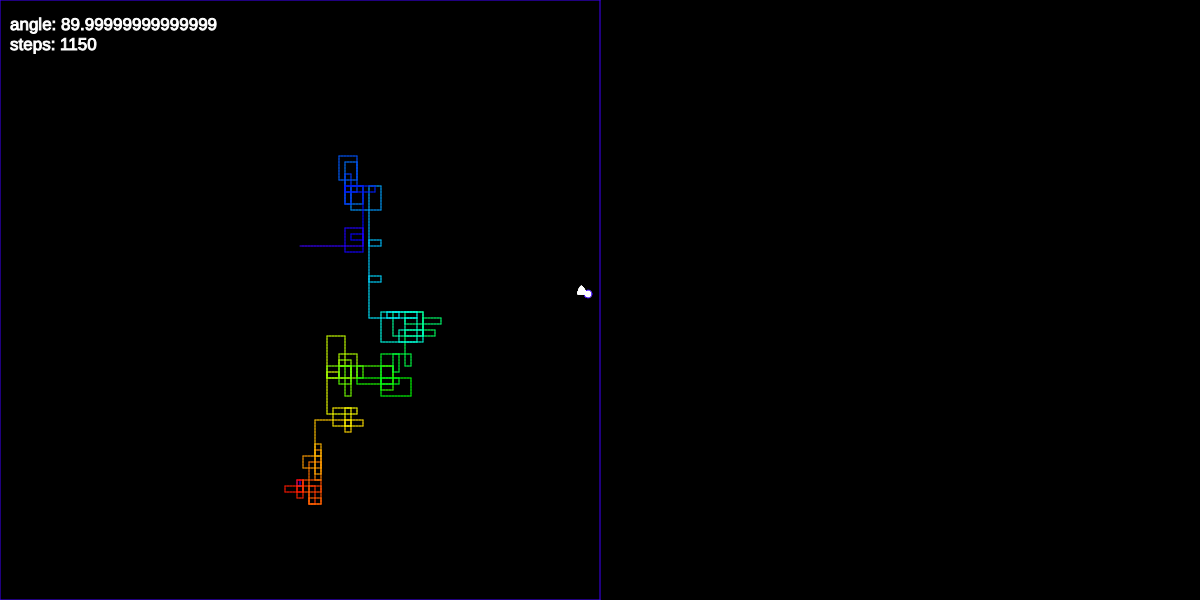
Frame 1 (no input)
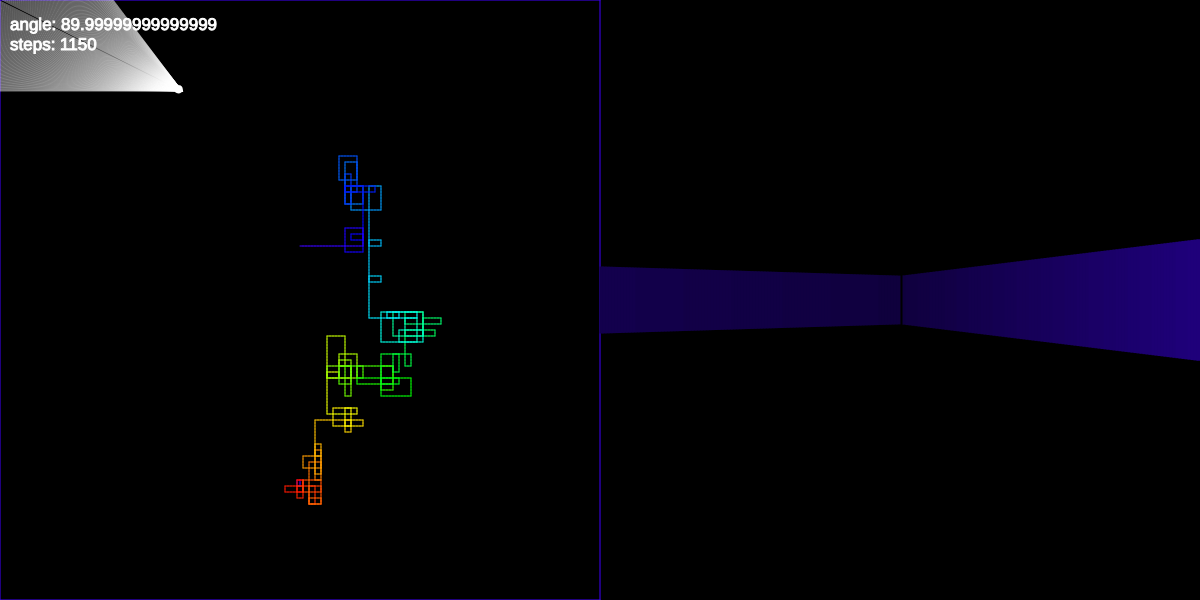
Frame 60 (no input)
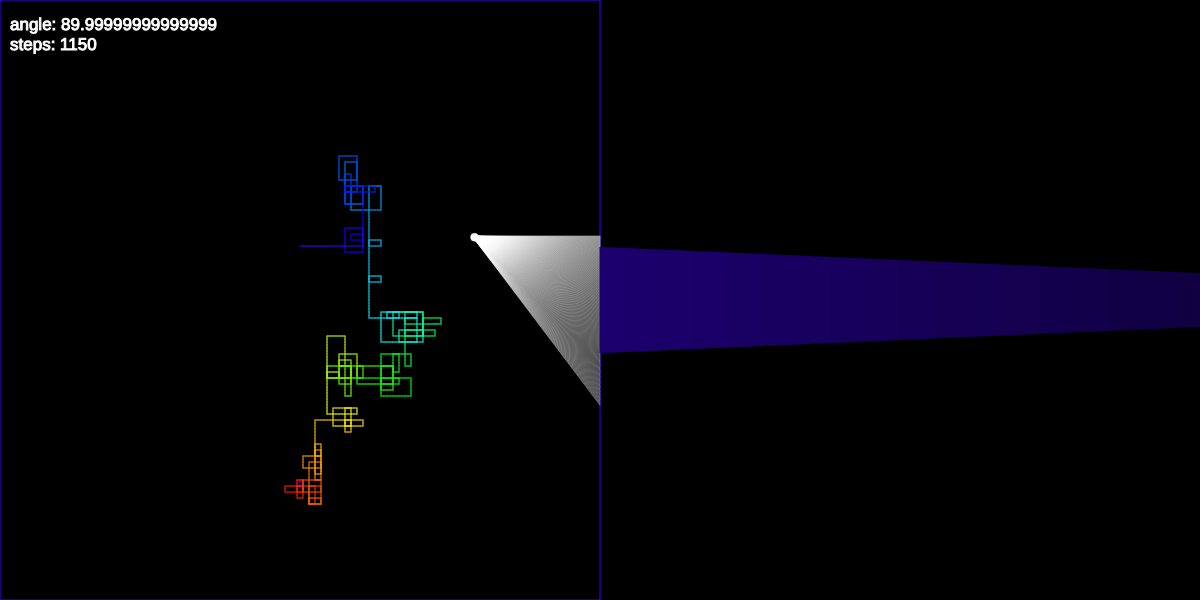
Frame 120 (the mouse pressed at the canvas centre since frame 60)

The p5.js sketch that drew these frames (run headless with seeded random() and noise() and a simulated clock; from frame 60 on, the mouse is pressed at the canvas centre):

// p5.js sketch
// ── sketch.js
let walls = [];
let ray;
let particle;

const sceneW = 600;
const sceneH = 600;

let WALK_NUM = 1150;
let angle = .5 * 3.14159265;

function setup() {
	createCanvas(1200, 600);
    // walls.push(new Boundary(0,0, sceneW, 0, false));
    // walls.push(new Boundary(0,0, 0, sceneH, false));
    // walls.push(new Boundary(0,sceneH, sceneW, sceneH, false));
    // walls.push(new Boundary(sceneW,0, sceneW, sceneH, false));

    // let old = createVector(sceneW/2, 4*sceneH/5);
    // let step = createVector(0, 3);

    // for(n=0; n<WALK_NUM; n++)
    // {
    //     if(PRIMES.includes(n)) {
    //         step.rotate(angle);
    //     }
    //     walls.push(new Boundary(old.x, old.y, old.x+step.x, old.y+step.y, true));
    //     old.x = old.x+step.x;
    //     old.y = old.y+step.y;
    // }
    // for (i = 0; i < 5; i++) {
    //     let x1 = random(sceneW);
    //     let x2 = random(sceneW);
    //     let y1 = random(sceneH);
    //     let y2 = random(sceneH);
    //     walls.push(new Boundary(x1, y1, x2, y2, true));
    //     // walls.push(new Boundary(random(sceneW), random(sceneH), random(sceneW), random(sceneH)));
    //     // walls.push(new Boundary(random(sceneW), random(sceneH), random(sceneW), random(sceneH)));
    //     // walls.push(new Boundary(random(sceneW), random(sceneH), random(sceneW), random(sceneH)));
    //     // walls.push(new Boundary(random(sceneW), random(sceneH), random(sceneW), random(sceneH)));
    //     // walls.push(new Boundary(random(sceneW), random(sceneH), random(sceneW), random(sceneH)));
    //     // walls.push(new Boundary(random(sceneW), random(sceneH), random(sceneW), random(sceneH)));
    // }
    particle = new Particle();
}

function draw() {

    walls = []
    walls.push(new Boundary(0,0, sceneW, 0, false));
    walls.push(new Boundary(0,0, 0, sceneH, false));
    walls.push(new Boundary(0,sceneH, sceneW, sceneH, false));
    walls.push(new Boundary(sceneW,0, sceneW, sceneH, false));

    let old = createVector(sceneW/2, 4*sceneH/5);
    let step = createVector(0, 3);

    for(n=0; n<WALK_NUM; n++)
    {
        if(PRIMES.includes(n)) {
            step.rotate(angle);
        }
        walls.push(new Boundary(old.x, old.y, old.x+step.x, old.y+step.y, int(255 * n / WALK_NUM)));
        old.x = old.x+step.x;
        old.y = old.y+step.y;
    }
    if(keyIsPressed&&particle.mouse_mode)
    {
        particle.mouse_mode = false;
    }
    else if (mouseIsPressed)
    {
        particle.mouse_mode = true;
    }
    if(!particle.mouse_mode){
        if(keyIsDown(LEFT_ARROW)){
            particle.rotate(-1);
        }
        else if(keyIsDown(RIGHT_ARROW)){
            particle.rotate(1);
        }
        if(keyIsDown(UP_ARROW)){
            particle.v = 1;
        }
        else if(keyIsDown(DOWN_ARROW)) {
            particle.v = -1;
        }
        else {
            particle.v = 0;
        }
    }

    background(0);
    for(let wall of walls)
    {
        wall.update();
        wall.show();
    }
    const scene = particle.look(walls);

    const w = sceneW / scene.length;
    push();
    translate(sceneW,0);
    for (let i = 0; i < scene.length; i ++) {
        noStroke();
        let red = walls[particle.wall_id[i]].red;
        let green = walls[particle.wall_id[i]].green;
        let blue = walls[particle.wall_id[i]].blue;
        let colorize = walls[particle.wall_id[i]].colorize;

        const h = map(scene[i], 0, sceneW, sceneH, 0);
        // fill(red-scene[i], green-scene[i], blue-scene[i]);
        fill(color(`hsb(${colorize}, 100%, ${5000/scene[i]}%)`))
        // fill(color(colorize-scene[i]));
        rectMode(CENTER);
        rect(i*w + w / 2, sceneH / 2, w+1, 25*h/scene[i]);

    }
    pop();
    particle.update(mouseX, mouseY);
    particle.show();

    textSize(17);
    fill(255,255,255);
    text(`angle: ${180*angle/3.14159265}`, 10, 30);
    text(`steps: ${WALK_NUM}`, 10, 50);


    // MAKES ANGLE CHANGE WITH MOUSE HEIGHT
    // angle = 2 * 3.14159265 * mouseY / sceneH;

    // ray.look_at(mouseX, mouseY)

    // let pt = ray.cast(wall);
    // if (pt) {
    //     fill(255);
    //     ellipse(pt.x, pt.y, 8, 8);
    // }
}

function mouseWheel(event) {
  print(event.delta);
  //move the square according to the vertical scroll amount
  WALK_NUM -= int(event.delta/10);
  //uncomment to block page scrolling
  //return false;
}

function keyPressed() {
  angle += 3.14159265 * 0.001;
}

const PRIMES = [2, 3, 5, 7, 11, 13, 17, 19, 23, 29, 31, 37, 41, 43, 47, 53, 59, 61, 67, 71, 73, 79, 83, 89, 97, 101, 103, 107, 109, 113, 127, 131, 137, 139, 149, 151, 157, 163, 167, 173, 179, 181, 191, 193, 197, 199, 211, 223, 227, 229, 233, 239, 241, 251, 257, 263, 269, 271, 277, 281, 283, 293, 307, 311, 313, 317, 331, 337, 347, 349, 353, 359, 367, 373, 379, 383, 389, 397, 401, 409, 419, 421, 431, 433, 439, 443, 449, 457, 461, 463, 467, 479, 487, 491, 499, 503, 509, 521, 523, 541, 547, 557, 563, 569, 571, 577, 587, 593, 599, 601, 607, 613, 617, 619, 631, 641, 643, 647, 653, 659, 661, 673, 677, 683, 691, 701, 709, 719, 727, 733, 739,743, 751, 757, 761, 769, 773, 787, 797, 809, 811, 821, 823, 827, 829, 839, 853, 857, 859, 863, 877, 881, 883, 887, 907, 911, 919, 929, 937, 941, 947, 953, 967, 971, 977, 983, 991, 997, 1009, 1013, 1019, 1021, 1031, 1033, 1039, 1049, 1051, 1061, 1063, 1069, 1087, 1091, 1093, 1097, 1103, 1109, 1117, 1123, 1129, 1151, 1153, 1163, 1171, 1181, 1187, 1193, 1201, 1213, 1217, 1223, 1229, 1231, 1237, 1249, 1259, 1277, 1279, 1283, 1289, 1291, 1297, 1301, 1303, 1307, 1319, 1321, 1327, 1361, 1367, 1373, 1381, 1399, 1409, 1423, 1427, 1429, 1433, 1439, 1447, 1451, 1453, 1459, 1471, 1481, 1483, 1487, 1489, 1493, 1499, 1511, 1523, 1531, 1543, 1549, 1553, 1559, 1567, 1571, 1579, 1583, 1597, 1601, 1607, 1609, 1613, 1619, 1621, 1627, 1637, 1657, 1663, 1667, 1669, 1693, 1697, 1699, 1709, 1721, 1723, 1733, 1741, 1747, 1753, 1759, 1777, 1783, 1787, 1789, 1801, 1811, 1823, 1831, 1847, 1861, 1867, 1871, 1873, 1877, 1879, 1889, 1901, 1907, 1913, 1931, 1933, 1949, 1951, 1973, 1979, 1987, 1993, 1997, 1999,2003, 2011, 2017, 2027, 2029, 2039, 2053, 2063, 2069, 2081, 2083,
2087, 2089, 2099, 2111, 2113, 2129, 2131, 2137, 2141, 2143, 2153,
2161, 2179, 2203, 2207, 2213, 2221, 2237, 2239, 2243, 2251, 2267,
2269, 2273, 2281, 2287, 2293, 2297, 2309, 2311, 2333, 2339, 2341,
2347, 2351, 2357, 2371, 2377, 2381, 2383, 2389, 2393, 2399, 2411,
2417, 2423, 2437, 2441, 2447, 2459, 2467, 2473, 2477, 2503, 2521,
2531, 2539, 2543, 2549, 2551, 2557, 2579, 2591, 2593, 2609, 2617,
2621, 2633, 2647, 2657, 2659, 2663, 2671, 2677, 2683, 2687, 2689,
2693, 2699, 2707, 2711, 2713, 2719, 2729, 2731, 2741, 2749, 2753,
2767, 2777, 2789, 2791, 2797, 2801, 2803, 2819, 2833, 2837, 2843,
2851, 2857, 2861, 2879, 2887, 2897, 2903, 2909, 2917, 2927, 2939,
2953, 2957, 2963, 2969, 2971, 2999];

// ── boundary.js

class Boundary {
    constructor(x1, y1, x2, y2, colorize) {
        this.a = createVector(x1, y1);
        this.b = createVector(x2, y2);
        if(colorize) {
            // this.red = random(150, 255);
            // this.green = random(150, 255);
            // this.blue = random(150, 255);
            this.colorize = colorize;
            this.red
        }
        else{
            this.colorize = 255;
            this.red = 255;
            this.green = 255;
            this.blue= 255;
        }
    }

    update() {
        // this.a.set(this.a.x+1, this.a.y);
    }

    show() {
        stroke(color(`hsb(${this.colorize}, 100%, 100%)`));
        // stroke(color(200));
        line(this.a.x, this.a.y, this.b.x, this.b.y);

    }
}


// ── particle.js
class Particle {
    constructor() {
        this.pos = createVector(width / 2, height / 2);
        this.heading = 0;
        this.fov = 50;
        this.resolution = 100;
        this.mouse_mode = true;
        this.v = 0;
        this.rays = [];
        this.wall_id = [];
        for (let i = -this.resolution; i < this.resolution; i += 1) {
            this.rays.push(new Ray(this.pos, atan(this.fov*i/(100*this.resolution))));
        }
    }

    rotate(angle) {
        this.heading += angle;
        this.rays = [];
        for (let i = -this.resolution; i < this.resolution; i += 1) {
            this.rays.push(new Ray(this.pos, radians(this.heading)+atan(+this.fov*i/(100*this.resolution))));
        }
    }

    look(wall) {
        const scene = [];
        this.wall_id = [];
        for (let ray of this.rays) {
            let closest = null;
            let record = Infinity;
            let index = 0;
            let target_i = 0;

            for(let wall of walls) {
                const pt = ray.cast(wall);
                if (pt) {
                    let d = p5.Vector.dist(this.pos, pt);
                    if (d<record) {
                        record = d;
                        closest = pt;
                        target_i = index;
                    }
                }
                index+=1;
            }
            if(closest) {
                stroke(255, 100);
                line(this.pos.x, this.pos.y, closest.x, closest.y);
            }

                let a = ray.dir.heading() - radians(this.heading);
                scene.push(cos(a)*record);
                this.wall_id.push(target_i);
        }
        return scene

        // const scene = [];
        // for (let ray of this.rays) {
        //     let closest = null;
        //     let record = Infinity;
        //     scene_colors = [];
        //     for(let wall of walls) {
        //         const pt = ray.cast(wall);
        //         if (pt) {
        //             let d = p5.Vector.dist(this.pos, pt);
        //             if (d<record) {
        //                 record = d;
        //                 closest = pt;
        //             }
        //         }
        //     }
        //     if(closest) {
        //         stroke(255, 100);
        //         line(this.pos.x, this.pos.y, closest.x, closest.y);
        //     }
                // let a = ray.dir.heading() - radians(this.heading);
        //         scene.push(record*cos(a));
        // }
        // return scene
    }

    update(x, y) {
        let dir = p5.Vector.fromAngle(radians(this.heading));
        if(this.v != 0)
        {
            this.pos.set(this.pos.x+dir.x*this.v, this.pos.y+dir.y*this.v);
        }


        if(x != this.pos.x && y != this.pos.y  && this.v==0 && this.mouse_mode) {
            let dx = x - this.pos.x;
            let dy = y - this.pos.y;

            dx = dx / 50;
            dy = dy / 50;

            let dir = createVector(dx,dy);

            this.heading = degrees(dir.heading());

            for (let i = -this.resolution; i < this.resolution; i += 1) {
                this.rays[i+this.resolution].pos = this.pos;
                this.rays[i+this.resolution].look_at_angle(radians(this.heading)+atan(this.fov*i/(100*this.resolution)));
            }
            this.pos.set(this.pos.x+dx, this.pos.y +dy);
        }
    }

    show() {
        // TRYING to make a red heading vector
        // fill("red");
        // const delta=this.pos+10*p5.Vector.fromAngle(this.heading);
        // line(this.pos.x, this.pos.y, delta.x, delta.y);
        fill(255);
        ellipse(this.pos.x, this.pos.y, 8);
        for (let ray of this.rays) {
            ray.show();
        }
    }
}

// ── ray.js

class Ray {
    constructor(pos, angle) {
        this.pos = pos;
        this.dir = p5.Vector.fromAngle(angle);
    }

    look_at(x, y) {
        this.dir.x = x - this.pos.x;
        this.dir.y = y - this.pos.y;
        this.dir.normalize();
    }

    look_at_angle(angle) {
        this.dir = p5.Vector.fromAngle(angle);
    }

    show() {
        stroke(255);
        push();
        translate(this.pos.x, this.pos.y);
        line(0,0, this.dir.x * 10, this.dir.y * 10);
        pop();

    }

    cast(wall) {
        const x1 = wall.a.x;
        const y1 = wall.a.y;
        const x2 = wall.b.x;
        const y2 = wall.b.y;

        const x3 = this.pos.x;
        const y3 = this.pos.y;
        const x4 = this.pos.x + this.dir.x;
        const y4 = this.pos.y + this.dir.y;

        let denom = (x1 - x2)*(y3 - y4) - (y1 - y2)*(x3 - x4);
        if(denom == 0) {
            return;
        }

        const t = ((x1 - x3)*(y3 - y4) - (y1 - y3)*(x3 - x4)) / denom;
        const u = -((x1 - x2)*(y1 - y3) - (y1 - y2)*(x1 - x3)) / denom;

        if (t > 0 && t < 1 && u > 0) {
            const pt = createVector();
            pt.x = x1 + t * (x2 - x1);
            pt.y = y1 + t *(y2-y1);
            return pt;


        } else {
            return;
        }
    }
}
